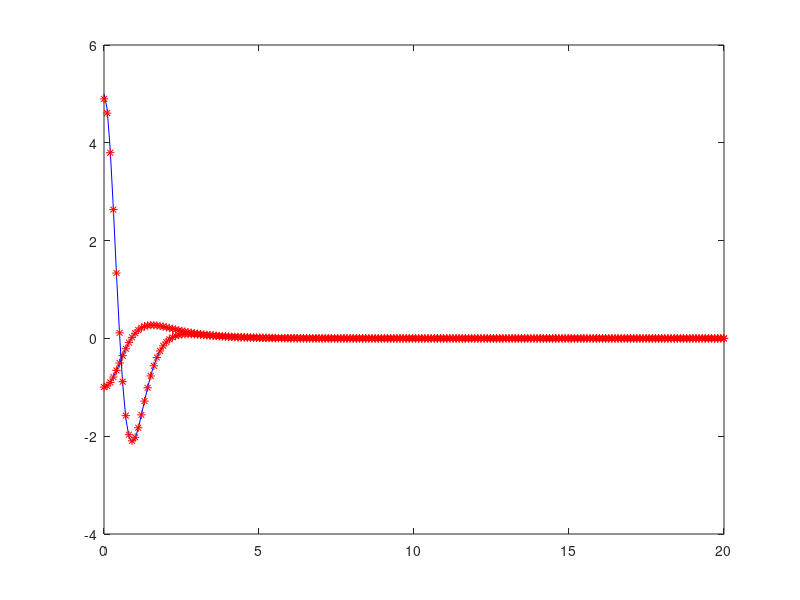

Write MATLAB code to recreate this figure.

%% setup

Nx = 200;
Lx = 20;

x   = linspace(0,Lx,Nx);
hx  = x(2);
hx2 = hx.^2;
hx4 = hx.^4;

%% example functions

u     =  sech(x);
ux    = -sech(x).*tanh(x);
uxx   =  sech(x).*tanh(x).^2-sech(x).*(1-tanh(x).^2);
uxxx  = -sech(x).*tanh(x).^3+5*sech(x).*tanh(x).*(1-tanh(x).^2);
uxxxx =  sech(x).*tanh(x).^4-18*sech(x).*tanh(x).^2.*(1-tanh(x).^2)+5*sech(x).*(1-tanh(x).^2).^2;

%% uxx finite-differences

% Neumann boundary conditions
u2x(1)  = 2*(u(2) - u(1))/hx2;
u2x(Nx) = 2*(u(Nx-1) - u(Nx))/hx2;

% central second-order finite differences
for i = 2:Nx-1
    u2x(i) = (u(i+1) - 2*u(i) + u(i-1))/hx2;
end

%% uxxxx finite-differences

% Neumann boundary conditions
u4x(1)    = (2*u(3) - 8*u(2) + 6*u(1))/hx4;
u4x(2)    = (u(4) - 4*u(3) + 7*u(2) - 4*u(1))/hx4;
u4x(Nx-1) = (u(Nx-3) - 4*u(Nx-2) + 7*u(Nx-1)-4*u(Nx))/hx4;
u4x(Nx)   = (2*u(Nx-2) - 8*u(Nx-1) + 6*u(Nx))/hx4;
     
% central second-order finite differences
for i = 3:Nx-2
    u4x(i) = (u(i+2) - 4*u(i+1) + 6*u(i) - 4*u(i-1) + u(i-2))/hx4;
end

%% plot comparison

plot(x,uxx,'b',x,u2x,'r*',x,uxxxx,'b',x,u4x,'r*');
